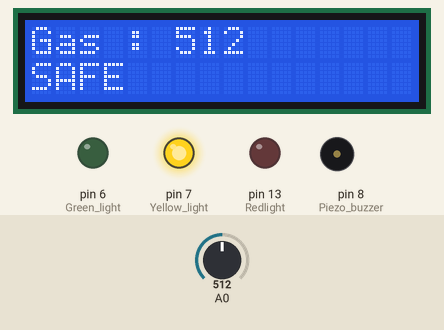
Simulated run of this sketch. Board: Arduino Uno, built with avr-gcc and run on an emulated ATmega328P. Parts: 16×2 character LCD, output pins drawn as LEDs (lit = HIGH), buzzer (waves = sounding, pin HIGH). Dashed ring = blinking. The inputs (shaded band) are chosen by the test bench; at power-on: A0 = 512. What the sketch prints to the serial monitor is not drawn.

Above: at 1.3 s.
1.4 s: A0 set to 692
At 1.65 s:
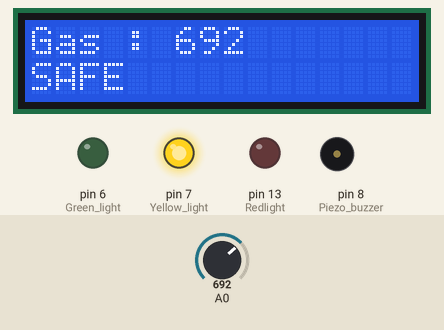
4.3 s: A0 set to 710
At 4.62 s:
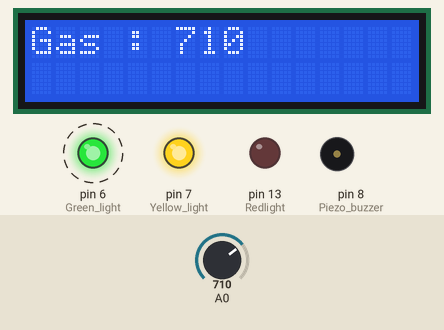
6.1 s: A0 set to 786
At 6.27 s:
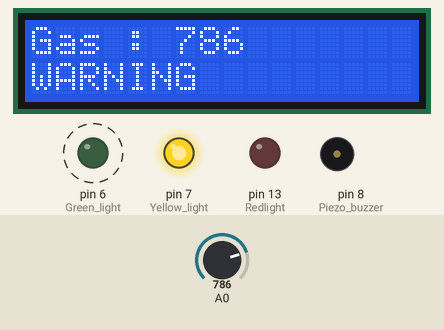
7.6 s: A0 set to 812
At 7.81 s:
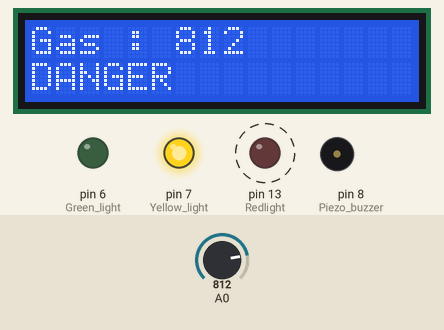
Timing chart, 0 to 10.4 s (numbered marks = the images above; inputs shaded):
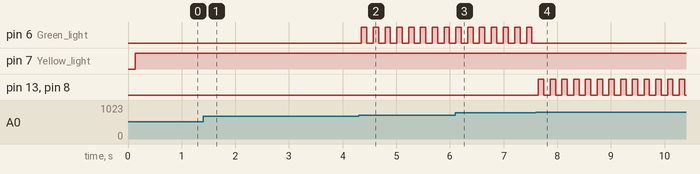

Measured:
- the behaviour switches between 700 and 701 on A0 (found by bisection; images 1 and 2)
- the behaviour switches between 800 and 801 on A0 (found by bisection; images 3 and 4)
- after the input at 1.4 s, the display: first differs from a run without the input at once (image 1)
- after the input at 4.3 s, pin 6 (Green_light): alternates HIGH for 0.10 s and LOW for 0.12 s, starting after 0.05 s; the display: changes after 0.05 s (image 2)
- after the input at 6.1 s, the display: first changes at once (image 3 shows a later state)
- after the input at 7.6 s, pin 6 (Green_light): stops changing and stays LOW; pin 13 (Redlight), pin 8 (Piezo_buzzer): alternates HIGH for 0.10 s and LOW for 0.12 s, starting after 0.05 s; the display: first changes after 0.05 s (image 4 shows a later state)
- what the display in image 1 shows lasts 0.5 s, from 1.4 s to 1.9 s

The sketch:

nh_m_11__gas_sensor_with_i2c_lcd_3_led_and_piezo_buzzer1.ino
```cpp
#include <Wire.h>
#include <LiquidCrystal_I2C.h>
LiquidCrystal_I2C lcd(32,16,2);

// initialize the library with the numbers of the interface pins


void setup() {
  Serial.begin(9600);
  // set up the LCD's number of columns and rows:
  lcd.begin(16, 2);
  lcd.init();
  lcd.backlight();
  pinMode(13,OUTPUT); // Redlight
  pinMode(8,OUTPUT);// Piezo buzzer
  pinMode(7,OUTPUT);// Yellow light
  pinMode(6,OUTPUT);// Green light
}

void loop() {

  int gas_data;
  gas_data = analogRead(A0);
  lcd.setCursor(0,0);
  lcd.print("Gas :");
  lcd.setCursor(6,00);
  lcd.print(gas_data);

  if(gas_data > 800){
  	digitalWrite(13,HIGH);
    digitalWrite(8,HIGH);
    delay(100);
    digitalWrite(13,LOW);
    digitalWrite(8,LOW);
    lcd.setCursor(00,1);
    lcd.print("DANGER");

  }else if(gas_data > 700){
    digitalWrite(6,HIGH);
  	delay(100);
    digitalWrite(6,LOW);
    lcd.setCursor(00,1);
    lcd.print("WARNING");

  }else {
    digitalWrite(7,HIGH);
    lcd.setCursor(00,1);
    lcd.print("SAFE");
  }

  Serial.println(gas_data);
  delay(100);
  lcd.clear();

}
 
```
